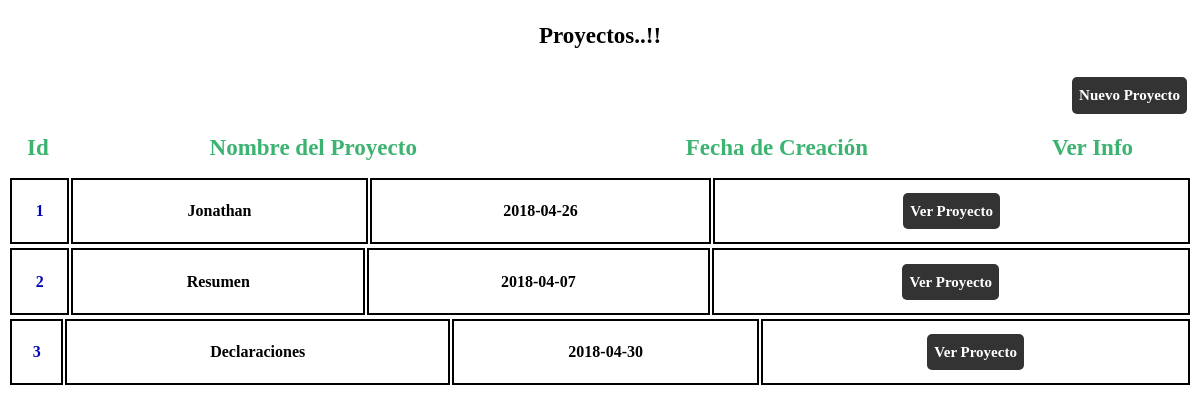
The page / on the database its author committed.
### tables this page shows
CREATE TABLE `proyecto` (
  `Id` int(10) NOT NULL,
  `Nombre_proyecto` varchar(40) NOT NULL,
  `Nombre_responsable` varchar(30) NOT NULL,
  `Descripcion` text NOT NULL,
  `Prioridad` int(9) NOT NULL,
  `Points` int(9) NOT NULL,
  `Tipo` varchar(15) NOT NULL,
  `Fecha_Creacion` date NOT NULL,
  `Activo` tinyint(1) NOT NULL
);

### index.php (the view, shortened to what this page needs)
<!DOCTYPE html>
<html lang="es" dir="ltr">
  <head>
    <link rel="stylesheet" type="text/css" href="./css/estilos.css">
  </head>
  <body>
    <h3>Proyectos..!!</h3>
    <a href="./nuevo_proyecto.php" id="nuevo_proyec"><strong>Nuevo Proyecto</strong></a>
    <table style="margin-top: 7%; margin-bottom: 1%">
      <tr style="text-align: center;">
        <th style="font-family: 'Comic Sans'; font-size: 23px; color:MediumSeaGreen;">Id</th>
        <th style="font-family: 'Comic Sans'; font-size: 23px; color:MediumSeaGreen;">Nombre del Proyecto</th>
        <th style="font-family: 'Comic Sans'; font-size: 23px; color:MediumSeaGreen;">Fecha de Creación</th>
        <th style="font-family: 'Comic Sans'; font-size: 23px; color:MediumSeaGreen;">Ver Info</th>
      </tr>
    </table>
    <?php
      $con = mysqli_connect("localhost","root","");
      mysqli_select_db($con, "proyectos")or die("No se pudo conectar con la base de datos.");
      $re = mysqli_query($con, "SELECT * FROM `proyecto`")or die("No se puede conectar con la tabla");
      while ($f=mysqli_fetch_array($re)) {
    ?>
    <table>
        <tr style="text-align: center;">
          <td><h4 style="color: #0404B4"><?php echo $f['Id'];?></h4></td>
          <td><h4><?php echo $f['Nombre_proyecto']?></h4></td>
          <td><h4><?php echo $f['Fecha_Creacion']?></h4></td>
          <td><a href="ver_proyecto.php?id=<?php echo $f['Id'];?>"><strong>Ver Proyecto</strong></a></td>
        </tr>
      </table>
      <?php
        }
      ?>
  </body>
</html>

### css/estilos.css (style rules this page uses)
body h3 { font-size: 23px; font-family: 'Verdana'; text-align: center; }
body h4 { font-size: 16px; font-family: 'Verdana'; text-align: center; }
table td { border: 2px solid black; padding-right: -10px; padding-left: -10px; padding-top: -10px; padding-bottom: -10px; }
table { width: 100%; }
#nuevo_proyec { border-radius: 5px; padding: 10px 7px; text-decoration: none; color: #fff; background-color: #333; margin: 5px; font-size: 15px; font-family: 'Verdana'; float: right; }
a { border-radius: 5px; padding: 10px 7px; text-decoration: none; color: #fff; background-color: #333; margin: 5px; font-size: 15px; font-family: 'Verdana'; text-align: center; }

### rows shown on the page
proyecto: Id "1", Nombre_proyecto "Jonathan", Fecha_Creacion "2018-04-26"
proyecto: Id "2", Nombre_proyecto "Resumen", Fecha_Creacion "2018-04-07"
proyecto: Id "3", Nombre_proyecto "Declaraciones", Fecha_Creacion "2018-04-30"
